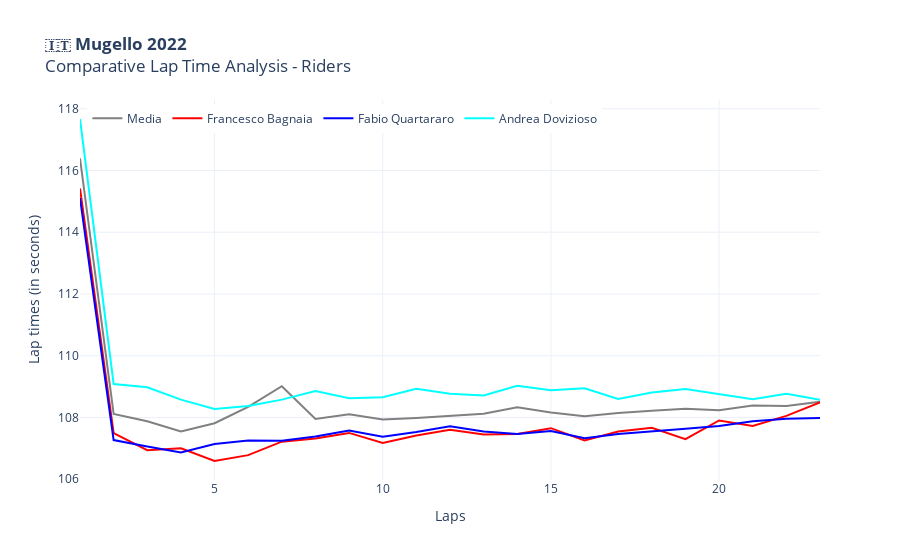

The notebook cell saved with this chart:
### Code cell
fig = px.line(
    laptimes_ridersITA, x='lap', 
    y=['avg_laptime', 'Francesco Bagnaia', 'Fabio Quartararo', 'Andrea Dovizioso'],
    labels={'value':'Lap times (in seconds)', 'lap':'Laps'},
    color_discrete_sequence=['grey', 'red', 'blue', 'aqua'],
    title="<b>🇮🇹 Mugello 2022</b><br>Comparative Lap Time Analysis - Riders")
fig.update_layout(legend=dict(y=0.99, x=0.01, orientation='h'))
fig.update_layout(legend_title_text='')
fig.update_traces(selector=dict(name='avg_laptime'), name='Media')
fig.update_layout(template=template)
fig.show()

### Figure 1 — Plotly figure (JSON) as saved in the notebook; plotly's stock layout.template omitted (floating-point values rounded to 4 significant figures)
{"data": [{"hovertemplate": "variable=avg_laptime<br>Laps=%{x}<br>Lap times (in seconds)=%{y}<extra></extra>", "legendgroup": "avg_laptime", "line": {"color": "grey", "dash": "solid"}, "marker": {"symbol": "circle"}, "mode": "lines", "name": "Media", "orientation": "v", "showlegend": true, "type": "scatter", "x": [1, 2, 3, 4, 5, 6, 7, 8, 9, 10, 11, 12, 13, 14, 15, 16, 17, 18, 19, 20, 21, 22, 23], "xaxis": "x", "y": [116.4, 108.1, 107.9, 107.5, 107.8, 108.3, 109.0, 107.9, 108.1, 107.9, 108.0, 108.1, 108.1, 108.3, 108.2, 108.0, 108.1, 108.2, 108.3, 108.2, 108.4, 108.4, 108.5], "yaxis": "y"}, {"hovertemplate": "variable=Francesco Bagnaia<br>Laps=%{x}<br>Lap times (in seconds)=%{y}<extra></extra>", "legendgroup": "Francesco Bagnaia", "line": {"color": "red", "dash": "solid"}, "marker": {"symbol": "circle"}, "mode": "lines", "name": "Francesco Bagnaia", "orientation": "v", "showlegend": true, "type": "scatter", "x": [1, 2, 3, 4, 5, 6, 7, 8, 9, 10, 11, 12, 13, 14, 15, 16, 17, 18, 19, 20, 21, 22, 23], "xaxis": "x", "y": [115.4, 107.5, 106.9, 107.0, 106.6, 106.8, 107.2, 107.3, 107.5, 107.2, 107.4, 107.6, 107.4, 107.5, 107.7, 107.3, 107.5, 107.7, 107.3, 107.9, 107.7, 108.0, 108.5], "yaxis": "y"}, {"hovertemplate": "variable=Fabio Quartararo<br>Laps=%{x}<br>Lap times (in seconds)=%{y}<extra></extra>", "legendgroup": "Fabio Quartararo", "line": {"color": "blue", "dash": "solid"}, "marker": {"symbol": "circle"}, "mode": "lines", "name": "Fabio Quartararo", "orientation": "v", "showlegend": true, "type": "scatter", "x": [1, 2, 3, 4, 5, 6, 7, 8, 9, 10, 11, 12, 13, 14, 15, 16, 17, 18, 19, 20, 21, 22, 23], "xaxis": "x", "y": [115.1, 107.3, 107.1, 106.9, 107.1, 107.2, 107.2, 107.4, 107.6, 107.4, 107.5, 107.7, 107.5, 107.5, 107.6, 107.3, 107.5, 107.5, 107.6, 107.7, 107.9, 108.0, 108.0], "yaxis": "y"}, {"hovertemplate": "variable=Andrea Dovizioso<br>Laps=%{x}<br>Lap times (in seconds)=%{y}<extra></extra>", "legendgroup": "Andrea Dovizioso", "line": {"color": "aqua", "dash": "solid"}, "marker": {"symbol": "circle"}, "mode": "lines", "name": "Andrea Dovizioso", "orientation": "v", "showlegend": true, "type": "scatter", "x": [1, 2, 3, 4, 5, 6, 7, 8, 9, 10, 11, 12, 13, 14, 15, 16, 17, 18, 19, 20, 21, 22, 23], "xaxis": "x", "y": [117.7, 109.1, 109.0, 108.6, 108.3, 108.4, 108.6, 108.9, 108.6, 108.7, 108.9, 108.8, 108.7, 109.0, 108.9, 108.9, 108.6, 108.8, 108.9, 108.8, 108.6, 108.8, 108.6], "yaxis": "y"}], "layout": {"legend": {"orientation": "h", "title": {"text": ""}, "tracegroupgap": 0, "x": 0.01, "y": 0.99}, "title": {"text": "<b>🇮🇹 Mugello 2022</b><br>Comparative Lap Time Analysis - Riders"}, "xaxis": {"anchor": "y", "domain": [0, 1], "title": {"text": "Laps"}}, "yaxis": {"anchor": "x", "domain": [0, 1], "title": {"text": "Lap times (in seconds)"}}}}
